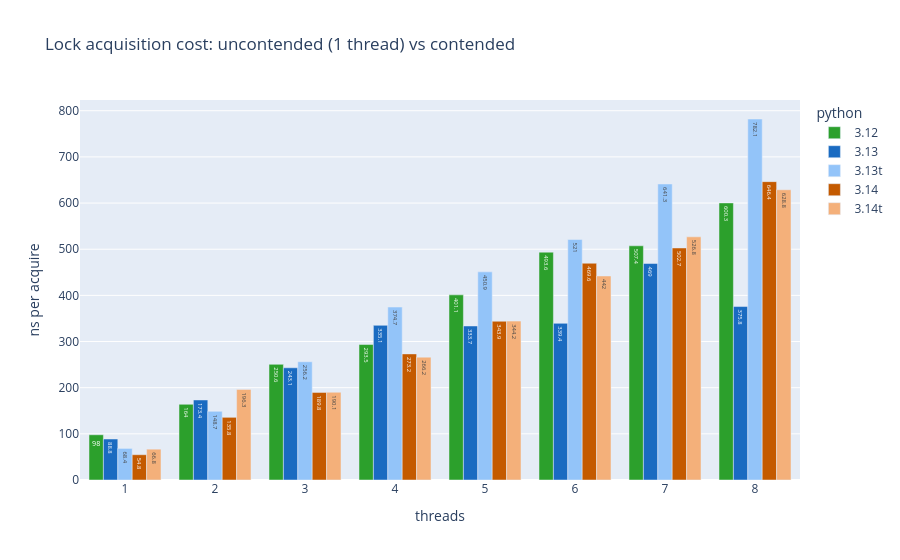

The code cell stored with this chart in its notebook:
### Code cell
PYTHON_COLORS = {
    "3.12":  "#2CA02C",  # green
    "3.13":  "#1A6BC1",  # dark blue
    "3.13t": "#93C4F9",  # light blue
    "3.14":  "#C45A00",  # dark orange
    "3.14t": "#F4B07A",  # light orange
}

thread_order = (
    df03.groupby("threads")["ns_per_acquire"]
    .mean()
    .sort_values()
    .index.tolist()
)

px.bar(
    df03,
    x="threads",
    y="ns_per_acquire",
    color="python",
    color_discrete_map=PYTHON_COLORS,
    barmode="group",
    category_orders={"threads": thread_order},
    title="Lock acquisition cost: uncontended (1 thread) vs contended",
    labels={"ns_per_acquire": "ns per acquire", "threads": "threads"},
    text="ns_per_acquire",
)

### Figure 1 — Plotly figure (JSON) as saved in the notebook; plotly's stock layout.template omitted (floating-point values rounded to 4 significant figures)
{"data": [{"alignmentgroup": "True", "hovertemplate": "python=3.12<br>threads=%{x}<br>ns per acquire=%{text}<extra></extra>", "legendgroup": "3.12", "marker": {"color": "#2CA02C", "pattern": {"shape": ""}}, "name": "3.12", "offsetgroup": "3.12", "orientation": "v", "showlegend": true, "text": [98.0, 164.0, 250.6, 293.5, 401.1, 493.6, 507.4, 600.3], "textposition": "auto", "type": "bar", "x": [1, 2, 3, 4, 5, 6, 7, 8], "xaxis": "x", "y": [98.0, 164.0, 250.6, 293.5, 401.1, 493.6, 507.4, 600.3], "yaxis": "y"}, {"alignmentgroup": "True", "hovertemplate": "python=3.13<br>threads=%{x}<br>ns per acquire=%{text}<extra></extra>", "legendgroup": "3.13", "marker": {"color": "#1A6BC1", "pattern": {"shape": ""}}, "name": "3.13", "offsetgroup": "3.13", "orientation": "v", "showlegend": true, "text": [88.8, 173.4, 243.1, 335.1, 333.7, 339.4, 469.0, 375.8], "textposition": "auto", "type": "bar", "x": [1, 2, 3, 4, 5, 6, 7, 8], "xaxis": "x", "y": [88.8, 173.4, 243.1, 335.1, 333.7, 339.4, 469.0, 375.8], "yaxis": "y"}, {"alignmentgroup": "True", "hovertemplate": "python=3.13t<br>threads=%{x}<br>ns per acquire=%{text}<extra></extra>", "legendgroup": "3.13t", "marker": {"color": "#93C4F9", "pattern": {"shape": ""}}, "name": "3.13t", "offsetgroup": "3.13t", "orientation": "v", "showlegend": true, "text": [68.4, 148.7, 256.2, 374.7, 450.9, 521.0, 641.3, 782.1], "textposition": "auto", "type": "bar", "x": [1, 2, 3, 4, 5, 6, 7, 8], "xaxis": "x", "y": [68.4, 148.7, 256.2, 374.7, 450.9, 521.0, 641.3, 782.1], "yaxis": "y"}, {"alignmentgroup": "True", "hovertemplate": "python=3.14<br>threads=%{x}<br>ns per acquire=%{text}<extra></extra>", "legendgroup": "3.14", "marker": {"color": "#C45A00", "pattern": {"shape": ""}}, "name": "3.14", "offsetgroup": "3.14", "orientation": "v", "showlegend": true, "text": [54.8, 135.8, 189.8, 273.2, 343.9, 469.6, 502.7, 646.4], "textposition": "auto", "type": "bar", "x": [1, 2, 3, 4, 5, 6, 7, 8], "xaxis": "x", "y": [54.8, 135.8, 189.8, 273.2, 343.9, 469.6, 502.7, 646.4], "yaxis": "y"}, {"alignmentgroup": "True", "hovertemplate": "python=3.14t<br>threads=%{x}<br>ns per acquire=%{text}<extra></extra>", "legendgroup": "3.14t", "marker": {"color": "#F4B07A", "pattern": {"shape": ""}}, "name": "3.14t", "offsetgroup": "3.14t", "orientation": "v", "showlegend": true, "text": [66.8, 196.3, 190.1, 266.2, 344.2, 442.0, 526.8, 628.8], "textposition": "auto", "type": "bar", "x": [1, 2, 3, 4, 5, 6, 7, 8], "xaxis": "x", "y": [66.8, 196.3, 190.1, 266.2, 344.2, 442.0, 526.8, 628.8], "yaxis": "y"}], "layout": {"barmode": "group", "legend": {"title": {"text": "python"}, "tracegroupgap": 0}, "title": {"text": "Lock acquisition cost: uncontended (1 thread) vs contended"}, "xaxis": {"anchor": "y", "categoryarray": [1, 2, 3, 4, 5, 6, 7, 8], "categoryorder": "array", "domain": [0, 1], "title": {"text": "threads"}}, "yaxis": {"anchor": "x", "domain": [0, 1], "title": {"text": "ns per acquire"}}}}
